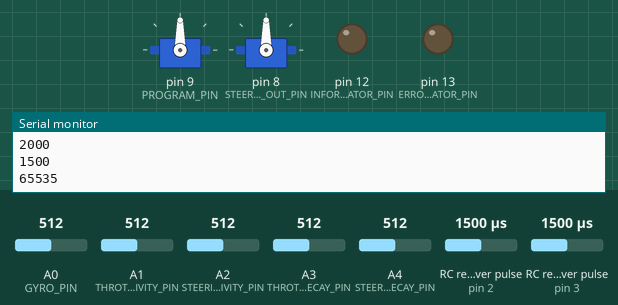
The sketch below on a simulated Arduino Uno, built with avr-gcc and run on an emulated ATmega328P. On the bench: 2 × servo, output pins drawn as LEDs (lit = HIGH), the last lines printed to the serial monitor. Wiring (inferred from the names in the program): 2 × RC receiver channel: data pin 2 / data pin 3. Inputs (shaded band) come from the test bench; at power-on: A0 (GYRO_PIN) = 512, A1 (THROTTLE_SENSITIVITY_PIN) = 512, A2 (STEERING_SENSITIVITY_PIN) = 512, A3 (THROTTLE_DECAY_PIN) = 512, A4 (STEERING_DECAY_PIN) = 512, RC receiver pulse (sensors on pin 2, pin 3) 1500 µs. EEPROM starts erased.

Above: at 1.0 s.
At 24.6 s:
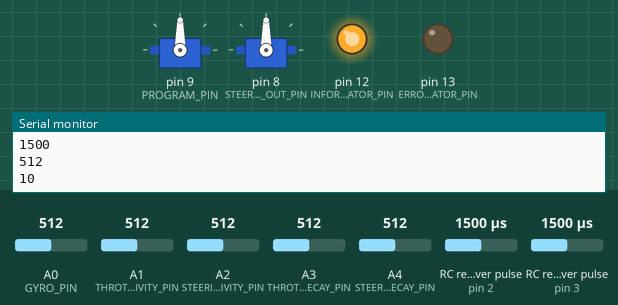
Timing chart, 0 to 26.1 s (numbered marks = the images above):
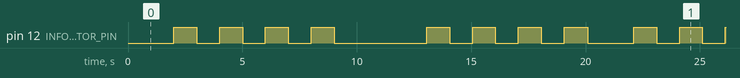

The sketch:

RcCarYawControl.ino
```cpp
#include <Servo.h>
#include <EEPROM.h>

// RCArduinoYawControl
//
// RCArduinoYawControl by DuaneB is licensed under a Creative Commons Attribution-NonCommercial-ShareAlike 3.0 Unported License.
// Based on a work at rcarduino.blogspot.com.
//
// rcarduino.blogspot.com
//
// A simple approach for reading two RC Channels from a hobby quality receiver
// and outputting to the common motor driver IC the L293D to drive a tracked vehicle
//
// We will use the Arduino to mix the channels to give car like steering using a standard two stick
// or pistol grip transmitter. The Aux channel will be used to switch and optional momentum mode on and off
//
// See related posts -
//
// Reading an RC Receiver - What does this signal look like and how do we read it -
// http://rcarduino.blogspot.co.uk/2012/01/how-to-read-rc-receiver-with.html
//
// The Arduino library only supports two interrupts, the Arduino pinChangeInt Library supports more than 20 -
// http://rcarduino.blogspot.co.uk/2012/03/need-more-interrupts-to-read-more.html
//
// The Arduino Servo Library supports upto 12 Servos on a single Arduino, read all about it here -
// http://rcarduino.blogspot.co.uk/2012/01/can-i-control-more-than-x-servos-with.html
//
// The wrong and then the right way to connect servos to Arduino
// http://rcarduino.blogspot.com/2012/04/servo-problems-with-arduino-part-1.html
// http://rcarduino.blogspot.com/2012/04/servo-problems-part-2-demonstration.html
//
// Using pinChangeInt library and Servo library to read three RC Channels and drive 3 RC outputs (mix of Servos and ESCs)
// http://rcarduino.blogspot.com/2012/04/how-to-read-multiple-rc-channels-draft.html
//
// rcarduino.blogspot.com
//

// Two channels in
// Two channels out
// One program button
// One throttle intervention LED
// One Steering Intervention LED
// One Steering Sensitivity POT
// One Throttle Sensitivity POT
// One decay/damping POT

#define RC_NEUTRAL 1500
#define RC_MAX 2000
#define RC_MIN 1000
#define RC_DEADBAND 1

#define ROTATION_CENTER 380

uint16_t unSteeringMin = RC_MIN;
uint16_t unSteeringMax = RC_MAX;
uint16_t unSteeringCenter = RC_NEUTRAL;

uint16_t unThrottleMin = RC_MIN;
uint16_t unThrottleMax = RC_MAX;
uint16_t unThrottleCenter = RC_NEUTRAL;

uint16_t unRotationCenter = ROTATION_CENTER; // the gyro I am using outputs a center voltage of <> 1.24 volts
// full range is 0 to 2*1.24 = 2.48
// Using the Arduino voltage reference of 3.3 volts gives a center point of (1.24/(3.3/1024)) = 384
// In tests I see 380 so I will use 380 as my default value.

//////////////////////////////////////////////////////////////////
// PIN ASSIGNMENTS
//////////////////////////////////////////////////////////////////
// ANALOG PINS
//////////////////////////////////////////////////////////////////
#define THROTTLE_SENSITIVITY_PIN 1
#define STEERING_SENSITIVITY_PIN 2
#define THROTTLE_DECAY_PIN 3
#define STEERING_DECAY_PIN 4
#define GYRO_PIN 0
//////////////////////////////////////////////////////////////////
// DIGITAL PINS
//////////////////////////////////////////////////////////////////
#define PROGRAM_PIN 9
#define INFORMATION_INDICATOR_PIN 12
#define ERROR_INDICATOR_PIN 13
#define THROTTLE_IN_PIN 6
#define STEERING_IN_PIN 5
#define THROTTLE_OUT_PIN 9
#define STEERING_OUT_PIN 8

// These bit flags are set in bUpdateFlagsShared to indicate which
// channels have new signals
#define THROTTLE_FLAG 1
#define STEERING_FLAG 2

// holds the update flags defined above
volatile uint8_t bUpdateFlagsShared;

// shared variables are updated by the ISR and read by loop.
// In loop we immediatley take local copies so that the ISR can keep ownership of the
// shared ones. To access these in loop
// we first turn interrupts off with noInterrupts
// we take a copy to use in loop and the turn interrupts back on
// as quickly as possible, this ensures that we are always able to receive new signals
volatile uint16_t unThrottleInShared;
volatile uint16_t unSteeringInShared;

// These are used to record the rising edge of a pulse in the calcInput functions
// They do not need to be volatile as they are only used in the ISR. If we wanted
// to refer to these in loop and the ISR then they would need to be declared volatile
uint32_t ulThrottleStart;
uint32_t ulSteeringStart;

// used to ensure we are getting regular throttle signals
uint32_t ulLastThrottleIn;

#define MODE_FORCEPROGRAM 0
#define MODE_RUN 1
#define MODE_QUICK_PROGRAM 2
#define MODE_FULL_PROGRAM 3
#define MODE_ERROR 4

uint8_t gMode = MODE_RUN;
uint32_t ulProgramModeExitTime = 0;

// Index into the EEPROM Storage assuming a 0 based array of uint16_t
// Data to be stored low byte, high byte
#define EEPROM_INDEX_STEERING_MIN 0
#define EEPROM_INDEX_STEERING_MAX 1
#define EEPROM_INDEX_STEERING_CENTER 2
#define EEPROM_INDEX_THROTTLE_MIN 3
#define EEPROM_INDEX_THROTTLE_MAX 4
#define EEPROM_INDEX_THROTTLE_CENTER 5
#define EEPROM_INDEX_ROTATION_CENTER 6

Servo servoThrottle;
Servo servoSteering;

uint16_t unThrottleSensitivity = 0;
uint16_t unSteeringSensitivity = 0;
uint16_t unThrottleDecay = 0;
uint16_t unSteeringDecay = 0;

void setup()
{
	Serial.begin(9600);

	pinMode(PROGRAM_PIN, INPUT);
	pinMode(INFORMATION_INDICATOR_PIN, OUTPUT);
	pinMode(ERROR_INDICATOR_PIN, OUTPUT);

	attachInterrupt(0 /* INT0 = THROTTLE_IN_PIN */, calcThrottle, CHANGE);
	attachInterrupt(1 /* INT1 = STEERING_IN_PIN */, calcSteering, CHANGE);

	readAnalogSettings();

	servoThrottle.attach(THROTTLE_OUT_PIN);
	servoSteering.attach(STEERING_OUT_PIN);

	if (false == readSettingsFromEEPROM())
	{
		gMode = MODE_FORCEPROGRAM;
	}

	ulLastThrottleIn = millis();
}

void loop()
{
	// create local variables to hold a local copies of the channel inputs
	// these are declared static so that thier values will be retained
	// between calls to loop.
	static uint16_t unThrottleIn;
	static uint16_t unSteeringIn;
	// local copy of rotation rate
	static uint16_t unRotation;
	// local copy of update flags
	static uint8_t bUpdateFlags;

	static uint16_t unThrottleInterventionPeak;
	static uint16_t unSteeringInterventionPeak;


	uint32_t ulMillis = millis();

	// check shared update flags to see if any channels have a new signal
	if (bUpdateFlagsShared)
	{
		noInterrupts(); // turn interrupts off quickly while we take local copies of the shared variables

		// take a local copy of which channels were updated in case we need to use this in the rest of loop
		bUpdateFlags = bUpdateFlagsShared;

		// in the current code, the shared values are always populated
		// so we could copy them without testing the flags
		// however in the future this could change, so lets
		// only copy when the flags tell us we can.

		if (bUpdateFlags & THROTTLE_FLAG)
		{
			unThrottleIn = unThrottleInShared;
		}

		if (bUpdateFlags & STEERING_FLAG)
		{
			unSteeringIn = unSteeringInShared;
		}

		// clear shared copy of updated flags as we have already taken the updates
		// we still have a local copy if we need to use it in bUpdateFlags
		bUpdateFlagsShared = 0;

		interrupts(); // we have local copies of the inputs, so now we can turn interrupts back on
		// as soon as interrupts are back on, we can no longer use the shared copies, the interrupt
		// service routines own these and could update them at any time. During the update, the
		// shared copies may contain junk. Luckily we have our local copies to work with :-)
	}

	if (false == digitalRead(PROGRAM_PIN) && gMode != MODE_FULL_PROGRAM)
	{
		// give 10 seconds to program
		gMode = MODE_QUICK_PROGRAM;

		// turn indicators off for QUICK PROGRAM mode
		digitalWrite(INFORMATION_INDICATOR_PIN, LOW);
		digitalWrite(ERROR_INDICATOR_PIN, LOW);

		// wait two seconds and test program pin again
		// if pin if still held low, enter full program mode
		// otherwise read sensitivity pots and return to run
		// mode with new sensitivity readings.
		delay(2000);

		if (false == digitalRead(PROGRAM_PIN))
		{
			gMode = MODE_FULL_PROGRAM;
			ulProgramModeExitTime = ulMillis + 10000;

			unThrottleMin = RC_NEUTRAL;
			unThrottleMax = RC_NEUTRAL;
			unSteeringMin = RC_NEUTRAL;
			unSteeringMax = RC_NEUTRAL;

			unThrottleCenter = unThrottleIn;
			unSteeringCenter = unSteeringIn;
		}
		else
		{
			gMode = MODE_RUN;
			ulMillis = millis();
			ulLastThrottleIn = ulMillis;
		}

		// Take new sensitivity and decay readings for quick program and full program modes here
		readAnalogSettings();
	}

	if (gMode == MODE_FULL_PROGRAM)
	{
		if (ulProgramModeExitTime < ulMillis)
		{
			// set to 0 to exit program mode
			ulProgramModeExitTime = 0;
			gMode = MODE_RUN;

			analogRead(GYRO_PIN);
			uint32_t ulTotal = 0;
			for (int nCount = 0; nCount < 50; nCount++)
			{
				ulTotal += analogRead(GYRO_PIN);
			}
			unRotationCenter = ulTotal / 50;

			writeSettingsToEEPROM();

			ulLastThrottleIn = ulMillis;
		}
		else
		{
			if (unThrottleIn > unThrottleMax && unThrottleIn <= RC_MAX)
			{
				unThrottleMax = unThrottleIn;
			}
			else if (unThrottleIn < unThrottleMin && unThrottleIn >= RC_MIN)
			{
				unThrottleMin = unThrottleIn;
			}

			if (unSteeringIn > unSteeringMax && unSteeringIn <= RC_MAX)
			{
				unSteeringMax = unSteeringIn;
			}
			else if (unSteeringIn < unSteeringMin && unSteeringIn >= RC_MIN)
			{
				unSteeringMin = unSteeringIn;
			}
		}
	}
	else if (gMode == MODE_RUN)
	{
		if ((ulLastThrottleIn + 500) < ulMillis)
		{
			gMode = MODE_ERROR;
		}
		else
		{
			// we are checking to see if the channel value has changed, this is indicated
			// by the flags. For the simple pass through we don't really need this check,
			// but for a more complex project where a new signal requires significant processing
			// this allows us to only calculate new values when we have new inputs, rather than
			// on every cycle.
			if (bUpdateFlags)
			{
				unRotation = analogRead(GYRO_PIN);
			}

			if (bUpdateFlags & THROTTLE_FLAG)
			{
				ulLastThrottleIn = ulMillis;

				// A good idea would be to check the before and after value,
				// if they are not equal we are receiving out of range signals
				// this could be an error, interference or a transmitter setting change
				// in any case its a good idea to at least flag it to the user somehow
				uint16_t unThrottleIntervention = 0;

				if (unRotation != unRotationCenter)
				{
					uint32_t ulRotationWithGain = 0;
					if (unRotation > unRotationCenter)
					{
						ulRotationWithGain = (long)(unRotation - unRotationCenter)*unThrottleSensitivity;
						unThrottleIntervention = map(ulRotationWithGain, 0, (long)unRotationCenter * 128L, 0, 500);
					}
					else
					{
						ulRotationWithGain = (long)(unRotationCenter - unRotation)*unThrottleSensitivity;
						unThrottleIntervention = map(ulRotationWithGain, 0, (long)unRotationCenter * 128L, 0, 500);
					}
				}

				if (unThrottleIntervention > unThrottleInterventionPeak)
				{
					unThrottleInterventionPeak = unThrottleIntervention;
				}
				else
				{
					if (unThrottleInterventionPeak >= unThrottleDecay)
					{
						unThrottleInterventionPeak -= unThrottleDecay;
					}
					else
					{
						unThrottleInterventionPeak = 0;
					}

					if (unThrottleIntervention < unThrottleInterventionPeak)
					{
						unThrottleIntervention = unThrottleInterventionPeak;
					}
				}

				if (unThrottleIn >= unThrottleCenter)
				{
					unThrottleIn = constrain(unThrottleIn - unThrottleIntervention, unThrottleCenter, unThrottleIn);
				}
				else
				{
					unThrottleIn = constrain(unThrottleIn + unThrottleIntervention, unThrottleMin, unThrottleCenter);
				}

				servoThrottle.writeMicroseconds(unThrottleIn);
			}
		}

		if (bUpdateFlags & STEERING_FLAG)
		{
			uint16_t unSteeringIntervention = 0;
			uint8_t bInvert = false;

			if (unRotation != unRotationCenter)
			{
				uint32_t ulRotationWithGain = 0;

				// note steering offers gain from 0 to 4
				uint16_t unInterventionMaxMinusInput = 0;
				if (unSteeringIn >= unSteeringCenter)
				{
					unInterventionMaxMinusInput = (unSteeringMax - unSteeringCenter) - (unSteeringIn - unSteeringCenter);
					unInterventionMaxMinusInput = constrain(unInterventionMaxMinusInput, 0, unSteeringMax - unSteeringCenter);
				}
				else
				{
					unInterventionMaxMinusInput = (unSteeringCenter - unSteeringMin) - (unSteeringCenter - unSteeringIn);
					unInterventionMaxMinusInput = constrain(unInterventionMaxMinusInput, 0, unSteeringCenter - unSteeringIn);
				}

				if (unRotation > unRotationCenter)
				{
					bInvert = true;
					ulRotationWithGain = (long)(unRotation - unRotationCenter)*unSteeringSensitivity;
					unSteeringIntervention = map(ulRotationWithGain, 0, (long)unRotationCenter * 128L, 0, unInterventionMaxMinusInput);
				}
				else
				{
					ulRotationWithGain = (long)(unRotationCenter - unRotation)*unSteeringSensitivity;
					unSteeringIntervention = map(ulRotationWithGain, 0, (long)unRotationCenter * 128L, 0, unInterventionMaxMinusInput);
				}
			}

			if (bInvert)
			{
				unSteeringIn = constrain(unSteeringIn - unSteeringIntervention, unSteeringMin, unSteeringMax);
			}
			else
			{
				unSteeringIn = constrain(unSteeringIn + unSteeringIntervention, unSteeringMin, unSteeringMax);
			}
			servoSteering.writeMicroseconds(unSteeringIn);
		}
	}
	else if (gMode == MODE_ERROR)
	{
		servoThrottle.writeMicroseconds(unThrottleCenter);

		// allow steering to get to safety
		if (bUpdateFlags & STEERING_FLAG)
		{
			unSteeringIn = constrain(unSteeringIn, unSteeringMin, unSteeringMax);

			servoSteering.writeMicroseconds(unSteeringIn);
		}
	}

	bUpdateFlags = 0;

	animateIndicatorsAccordingToMode(gMode, ulMillis);
}

void animateIndicatorsAccordingToMode(uint8_t gMode, uint32_t ulMillis)
{
	static uint32_t ulLastUpdateMillis;
	static boolean bAlternate;

	if (ulMillis > (ulLastUpdateMillis + 1000))
	{
		ulLastUpdateMillis = ulMillis;
		bAlternate = (!bAlternate);
		switch (gMode)
		{
			// flash alternating info and error once a second
		case MODE_FORCEPROGRAM:
			digitalWrite(ERROR_INDICATOR_PIN, bAlternate);
			digitalWrite(INFORMATION_INDICATOR_PIN, false == bAlternate);
			break;
			// steady info, turn off error
		case MODE_RUN:
			digitalWrite(ERROR_INDICATOR_PIN, LOW);
			digitalWrite(INFORMATION_INDICATOR_PIN, HIGH);
			break;
			// flash info once a second, turn off error
		case MODE_FULL_PROGRAM:
			digitalWrite(INFORMATION_INDICATOR_PIN, bAlternate);
			digitalWrite(ERROR_INDICATOR_PIN, LOW);
			break;
			// alternate error, turn off info
			// MODE_QUICK_PROGRAM is self contained and should never get here,
			// if it does we have an error.
		default:
		case MODE_ERROR:
			digitalWrite(INFORMATION_INDICATOR_PIN, LOW);
			digitalWrite(ERROR_INDICATOR_PIN, bAlternate);
			break;
		}
	}
}

// simple interrupt service routine
void calcThrottle()
{
	// if the pin is high, its a rising edge of the signal pulse, so lets record its value
	if (PIND & 4)
	{
		ulThrottleStart = micros();
	}
	else
	{
		// else it must be a falling edge, so lets get the time and subtract the time of the rising edge
		// this gives use the time between the rising and falling edges i.e. the pulse duration.
		unThrottleInShared = (uint16_t)(micros() - ulThrottleStart);
		// use set the throttle flag to indicate that a new throttle signal has been received
		bUpdateFlagsShared |= THROTTLE_FLAG;
	}
}

void calcSteering()
{
	if (PIND & 8)
	{
		ulSteeringStart = micros();
	}
	else
	{
		unSteeringInShared = (uint16_t)(micros() - ulSteeringStart);
		bUpdateFlagsShared |= STEERING_FLAG;
	}
}

uint8_t readSettingsFromEEPROM()
{
	uint8_t bError = false;

	unSteeringMin = readChannelSetting(EEPROM_INDEX_STEERING_MIN);
	if (unSteeringMin < RC_MIN || unSteeringMin > RC_NEUTRAL)
	{
		unSteeringMin = RC_MIN;
		bError = true;
	}
	Serial.println(unSteeringMin);

	unSteeringMax = readChannelSetting(EEPROM_INDEX_STEERING_MAX);
	if (unSteeringMax > RC_MAX || unSteeringMax < RC_NEUTRAL)
	{
		unSteeringMax = RC_MAX;
		bError = true;
	}
	Serial.println(unSteeringMax);

	unSteeringCenter = readChannelSetting(EEPROM_INDEX_STEERING_CENTER);
	if (unSteeringCenter < unSteeringMin || unSteeringCenter > unSteeringMax)
	{
		unSteeringCenter = RC_NEUTRAL;
		bError = true;
	}
	Serial.println(unSteeringCenter);

	unThrottleMin = readChannelSetting(EEPROM_INDEX_THROTTLE_MIN);
	if (unThrottleMin < RC_MIN || unThrottleMin > RC_NEUTRAL)
	{
		unThrottleMin = RC_MIN;
		bError = true;
	}
	Serial.println(unThrottleMin);

	unThrottleMax = readChannelSetting(EEPROM_INDEX_THROTTLE_MAX);
	if (unThrottleMax > RC_MAX || unThrottleMax < RC_NEUTRAL)
	{
		unThrottleMax = RC_MAX;
		bError = true;
	}
	Serial.println(unThrottleMax);

	unThrottleCenter = readChannelSetting(EEPROM_INDEX_THROTTLE_CENTER);
	if (unThrottleCenter < unThrottleMin || unThrottleCenter > unThrottleMax)
	{
		unThrottleCenter = RC_NEUTRAL;
		bError = true;
	}
	Serial.println(unThrottleCenter);

	unRotationCenter = readChannelSetting(EEPROM_INDEX_ROTATION_CENTER);
	Serial.println(unRotationCenter);

	// ideally we would have 512 as the center
	if (unRotationCenter < 100 || unRotationCenter > 560)
	{
		unRotationCenter = ROTATION_CENTER;
		bError = true;
	}

	return (false == bError);
}

void writeSettingsToEEPROM()
{
	writeChannelSetting(EEPROM_INDEX_STEERING_MIN, unSteeringMin);
	writeChannelSetting(EEPROM_INDEX_STEERING_MAX, unSteeringMax);
	writeChannelSetting(EEPROM_INDEX_STEERING_CENTER, unSteeringCenter);
	writeChannelSetting(EEPROM_INDEX_THROTTLE_MIN, unThrottleMin);
	writeChannelSetting(EEPROM_INDEX_THROTTLE_MAX, unThrottleMax);
	writeChannelSetting(EEPROM_INDEX_THROTTLE_CENTER, unThrottleCenter);

	writeChannelSetting(EEPROM_INDEX_ROTATION_CENTER, unRotationCenter);

	Serial.println(unSteeringMin);
	Serial.println(unSteeringMax);
	Serial.println(unSteeringCenter);
	Serial.println(unThrottleMin);
	Serial.println(unThrottleMax);
	Serial.println(unThrottleCenter);

	Serial.println(unRotationCenter);
}


uint16_t readChannelSetting(uint8_t nStart)
{
	uint16_t unSetting = (EEPROM.read((nStart*sizeof(uint16_t)) + 1) << 8);
	unSetting += EEPROM.read(nStart*sizeof(uint16_t));

	return unSetting;
}

void writeChannelSetting(uint8_t nIndex, uint16_t unSetting)
{
	EEPROM.write(nIndex*sizeof(uint16_t), lowByte(unSetting));
	EEPROM.write((nIndex*sizeof(uint16_t)) + 1, highByte(unSetting));
}

/////////////////////////////////////////////////////////////////////////////
//
// The following function reads the analog settings.
// These adjustments are read at startup and anytime that the program button
// is pressed including QUICK_PROGRAM and FULL_PROGRAM
//
// Note the 1-1023 range for sensitivity and 1-100 range for decay 1 = 500/(50*1) per sec = 10 seconds. 100 = 500/(50*100) per sec = .1 seconds
//
/////////////////////////////////////////////////////////////////////////////
void readAnalogSettings()
{
	// dummy read to settle ADC
	analogRead(THROTTLE_SENSITIVITY_PIN);
	unThrottleSensitivity = constrain(analogRead(THROTTLE_SENSITIVITY_PIN), 1, 1023);

	// dummy read to settle ADC
	analogRead(STEERING_SENSITIVITY_PIN);
	unSteeringSensitivity = constrain(analogRead(STEERING_SENSITIVITY_PIN), 1, 1023);

	// dummy read to settle ADC
	analogRead(THROTTLE_DECAY_PIN);
	unThrottleDecay = analogRead(THROTTLE_DECAY_PIN);
	// if its at the bottom end of the range, turn it off
	if (unThrottleDecay <= 50) // instant
	{
		unThrottleDecay = 500; // = 500/1
	}
	else if (unThrottleDecay <= 100) // 2 tenths of a second
	{
		unThrottleDecay = 50; // 2 tenths = (2*(1/10))/(1/50)
	}
	else if (unThrottleDecay <= 150) // 3 tenths
	{
		unThrottleDecay = 33;
	}
	else if (unThrottleDecay <= 200) // 4 tenths
	{
		unThrottleDecay = 25;
	}
	else if (unThrottleDecay <= 250) // 5 tenths
	{
		unThrottleDecay = 20;
	}
	else if (unThrottleDecay <= 300) // 6 tenths
	{
		unThrottleDecay = 17;
	}
	else if (unThrottleDecay <= 350) // 7 tenths
	{
		unThrottleDecay = 14;
	}
	else if (unThrottleDecay <= 400) // 8 tenths
	{
		unThrottleDecay = 12;
	}
	else if (unThrottleDecay <= 500) // 9 tenths
	{
		unThrottleDecay = 11;
	}
	else if (unThrottleDecay <= 600) // 10 tenths
	{
		unThrottleDecay = 10;
	}
	else if (unThrottleDecay <= 700) // 11 tenths
	{
		unThrottleDecay = 9;
	}
	else if (unThrottleDecay <= 800) // 12 tenths
	{
		unThrottleDecay = 8;
	}
	else if (unThrottleDecay <= 850) // 16 tenths
	{
		unThrottleDecay = 7;
	}
	else if (unThrottleDecay <= 900) // 2 seconds
	{
		unThrottleDecay = 5;
	}
	else if (unThrottleDecay <= 1000)
	{
		unThrottleDecay = 4;
	}
	else
	{
		unThrottleDecay = 1;
	}

	Serial.println(unThrottleDecay);

	// dummy read to settle ADC
	analogRead(STEERING_DECAY_PIN);
	unSteeringDecay = constrain(analogRead(STEERING_DECAY_PIN), 1, 500);
}
```

Measured:
- by itself, pin 12 (INFORMATION_INDICATOR_PIN): repeats every 20.1 s: 3 × (LOW 1.0 s, HIGH 1.0 s), LOW 4.0 s, 3 × (HIGH 1.0 s, LOW 1.0 s), HIGH 1.0 s, LOW 2.0 s, HIGH 1.0 s
- by itself, everything shown: repeats every 20.1 s, in 18 steps
